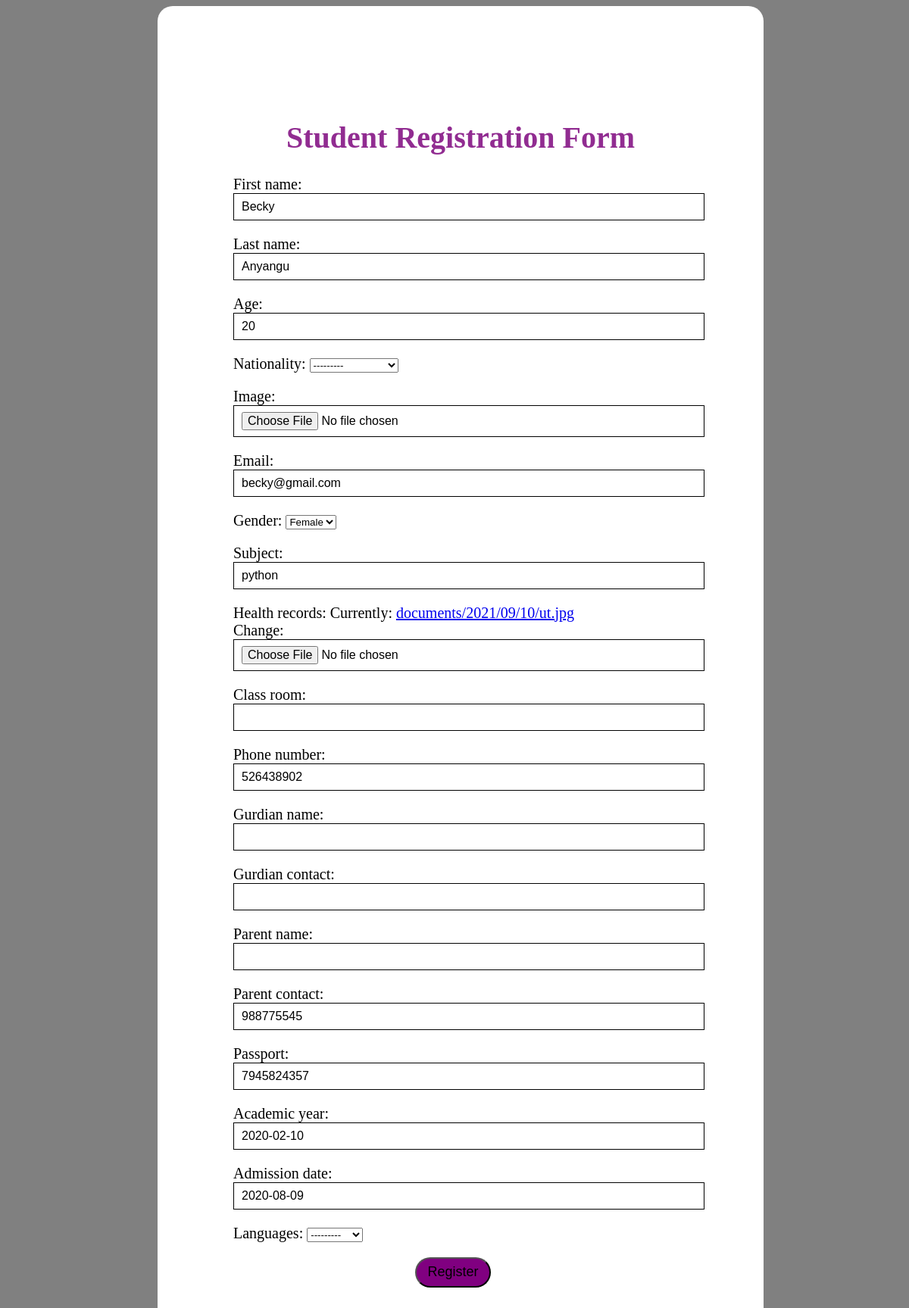
Screenshot of /student/edit/1 with the database file from the repository.
### student/models.py (models this page shows, shortened)
class Student(models.Model):
    first_name=models.CharField(max_length=12)
    last_name=models.CharField(max_length=20)
    age=models.PositiveSmallIntegerField()
    nationality_choice=((u'k',u'Kenyan'),(u'u',u'Ugandan'),(u'R',u'Rwandan'),(u'S',u'Sudanese'),(u'S',u'SouthSudanese'))
    nationality=models.CharField(max_length=20,choices=nationality_choice)
    image=models.ImageField(null=True,blank=True)
    email=models.EmailField(null=True,blank=True)
    gender_choice=((u'F',u'Female'),(u'm',u'Male'),(u'O','Other'))
    gender=models.CharField(max_length=16,choices=gender_choice)
    subject=models.CharField(max_length=30,null=True,blank=True)
    health_records=models.FileField()
    class_room=models.CharField(max_length=16,null=True,blank=True)
    phone_number=models.CharField(max_length=12,null=True,blank=True)
    gurdian_name=models.CharField(max_length=20,null=True,blank=True)
    gurdian_contact=models.CharField(max_length=12,null=True,blank=True)
    parent_name=models.CharField(max_length=20,null=True,blank=True)
    parent_contact=models.CharField(max_length=12,null=True,blank=True)
    passport=models.CharField(max_length=20,null=True,blank=True)
    academic_year=models.DateField(max_length=8,blank=True,null=True)
    admission_date=models.DateField(max_length=16,null=True,blank=True)
    languages_choice=((u'E',u'English'),(u'K',u'Kiswahili'),(u'F',u'French'))
    languages=models.CharField(max_length=15,choices=languages_choice, null=True,blank=True)

### student/views.py (the view)
# urls.py: path("edit/<int:id>",edit_student, name="edit_student"),
def edit_student(request,id):
    students=Student.objects.get(id=id)
    if request.method=="POST":
        form=StudentRegestrationForm(request.POST,instance=students)
        if form.is_valid():
            form.save()
    else:form=StudentRegestrationForm(instance=students)
    return render(request,"edit_student.html",{"form":form})

### student/forms.py
class StudentRegestrationForm(forms.ModelForm):
    class Meta:
        model=Student
        fields="__all__"

### student/templates/edit_student.html (shortened to what this page needs)
<!DOCTYPE html>
<html lang="en">
<head>
</head>
<body>
    <form method="POST" enctype="multipart/form-data">
        <div class="hello">
        </div>
        <h1>Student Registration Form</h1>
        {{form.as_p}}
        <button type="submit">Register</button>
    </form>

### student/templates/edit_student.html (style rules this page uses)
h1 { text-align: center; color:rgb(145, 44, 145); }
body { background-color:grey; width: 400px; height: 800px; font-size: 20px; }
form { background-color: white; margin-left: 200px; width: 600px; padding: 100px; font-size: 20px; border-radius: 20px; margin-right: 300px; }
input { width: 100%; outline: none; border: 1px solid; font-size: 16px; padding: 8px 10px; background-color:white; }
button { background-color: purple; align-items: 50%; margin-left: 40%; top: 20px; height: 40px; width: 100px; font-size: 18px; border-radius: 30px; }
.hello { margin-left: 15%; }

### rows the page displays
Student: first_name "Becky", last_name "Anyangu", age "20", nationality "---------", email "becky@gmail.com", gender "Female", subject "python", phone_number "526438902", parent_contact "988775545", passport "7945824357", academic_year "2020-02-10", admission_date "2020-08-09", languages "---------"
